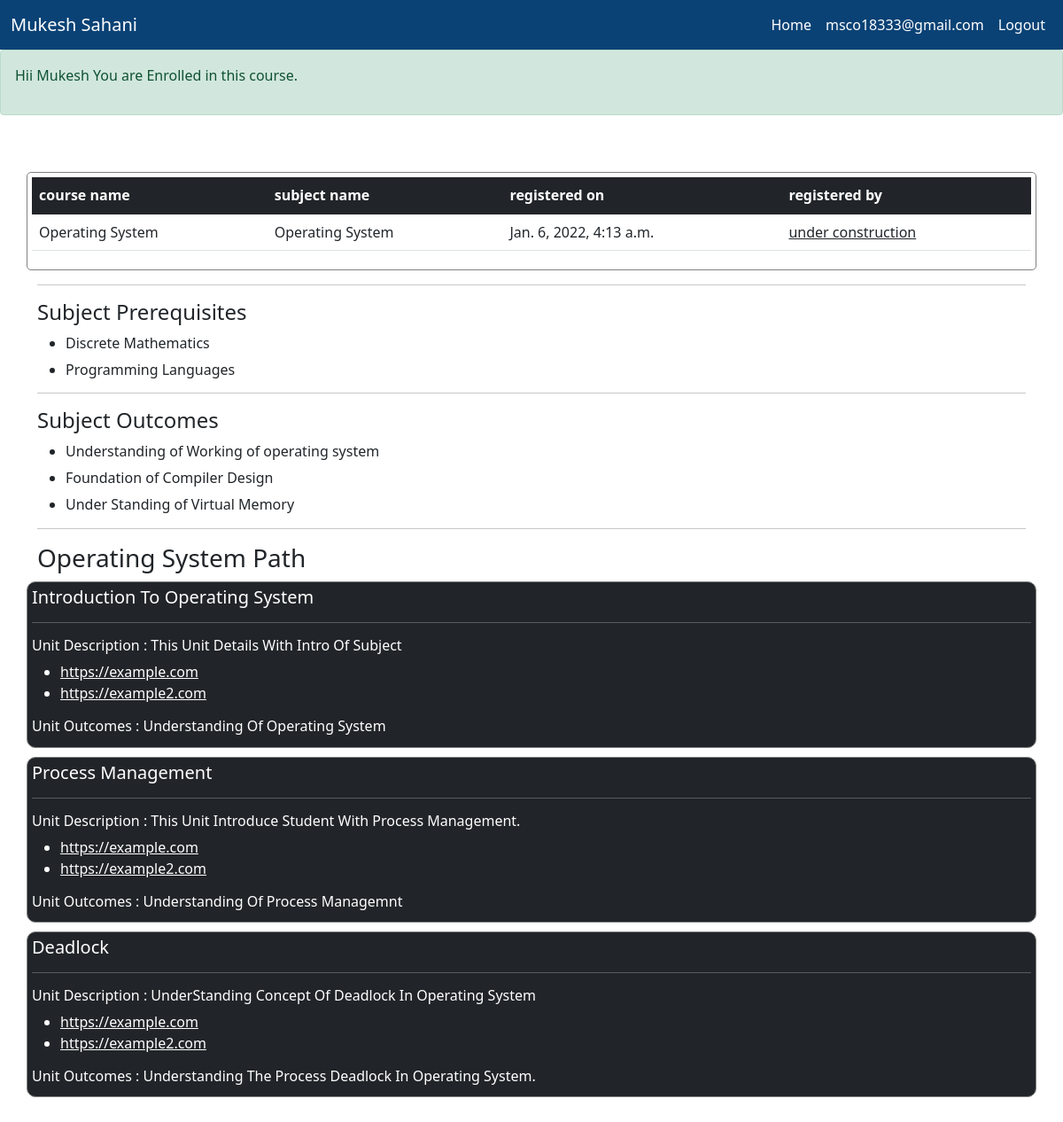
The app's page /course/courseview/1 (signed in) with its own data.
### user/models.py (models this page shows)
class profile(models.Model):
    user = models.OneToOneField(User,on_delete=models.CASCADE, related_name='profile')
    firstname=models.CharField(max_length=30,null=True)
    lastname=models.CharField(max_length=30,null=True)
    organisation = models.CharField(max_length=30,choices=[("Profesor", "Profesor"), ("Student", "Student")])
    semester = models.CharField(max_length=1,choices=[('1','1'),('2','2'),('3','3'),('4','4'),('5','5'),('6','6'),('7','7'),('8',
    '8')],null=True)
    passout_year=models.IntegerField(null=True)
    placement_year=models.IntegerField(null=True)
    branch=models.CharField(max_length=30,choices=[("CSE", "CSE"), ("CIVIL", "CIVIL"),("ECE", "ECE"),("MECH", "MECH")],null=True)

### course_system/models.py (models this page shows)
class CourseData(models.Model):
    course_id = models.AutoField(primary_key=True)
    course_name = models.CharField(max_length=255, blank=True)
    course_json_file = models.FileField(upload_to='documents/')
    uploaded_at = models.DateTimeField(auto_now_add=True)
    def __str__(self):
        return self.course_name

### course_system/views.py (the view)
# urls.py: path('courseview/<int:course_id>', views.view_coures_coures_id, name = "ViewCourseData"),
@login_required
def view_coures_coures_id(request, course_id):
    context = {}
    try:
        if request.user.profile.organisation == 'Student':
            pass
        course = CourseData.objects.get(course_id=course_id)
        course_json_object = get_json_object(course.course_json_file)
        context['course_model'] = course
        context['course_json_object'] = course_json_object
        course_json_data = CourseJSONdataExtractor(course_json_object)
        context['course_data_object'] = course_json_data
        if request.user.profile.organisation == "Student":
            print("****** student **********")
            context['student_view'] = True
            enrolled_course = CourseEnroll.objects.filter(student_id = request.user)
            enrolled_courses_list = []
            for course_d in enrolled_course:
                enrolled_courses_list.append(course_d.course_id)
            if course in enrolled_courses_list:
                context['student_enrolled'] = True
            print(course)
            print(enrolled_courses_list)
        else:
            context['student_view'] = False
            context['student_enrolled'] = False
        return render(request, 'course_system/course_data_view.html', context)
    except:
        return redirect('/coures/viewlist')

### course_system/core.py (called while the page is built)
    def get_subject_name(self) -> str:
        return self.__subject_name

    def get_course_path(self) -> list:
        course_path_keys = list(self.__course_path.keys())
        course_unit_list = []
        for unit in course_path_keys:
            course_unit_list.append(CourseUnitData(self.__course_path.get(unit)))
        return course_unit_list

    def get_course_pre_request(self) -> list:
        return self.__course_pre_request

    def get_course_outcomes(self) -> list:
        return self.__course_outcomes

    def get_unit_name(self) -> str:
        return self.__unit_name

    def get_unit_des(self) -> str:
        return self.__unit_des

    def get_unit_links(self) -> list:
        return self.__unit_link

    def get_unit_outcomes(self) -> list:
        return self.__unit_outcomes

### course_system/utils.py (called while the page is built)
def get_json_object(json_filename):
    try:
        print(MEDIA_ROOT + "/" + str(json_filename))
        course_json_file = open(MEDIA_ROOT + "/" + str(json_filename))
        course_json_object = json.loads(course_json_file.read())
        course_json_file.close()
        return course_json_object
    except Exception as e:
        return None

### course_system/templates/course_system/course_data_view.html (shortened to what this page needs)
{% extends 'course.basic.html' %}
{% block body %}
    {% if student_view %}
        {% if student_enrolled %}
            <div class="alert alert-success">
                <p>
                    Hii {{ request.user.profile.firstname }} You are Enrolled in this course.
                </p>
            </div>
        {% else %}
            <div class="container" >
                <p class="h4"> Enroll : <a href="/course/enroll/{{ course_model.course_id }}"><button class="btn btn-dark" style="margin:5px;">Enroll</button></a> </p>
            </div>
        {% endif %}
    {% endif %}
    <br/>
    <br/>
    <div class="container" style="border: 1px solid gray;padding: 5px;border-radius:5px;">
        <table class="table">
            <thead class="table-dark">
                <th scope="col">
                    course name
                </th>
                <th scope="col">
                    subject name
                </th>
                <th scope="col">
                    registered on
                </th>
                <th scopre="col">
                    registered by
                </th>
        </thead>
        <tbody>
            <tr>
                <td>
                    {{ course_model.course_name }}
                </td>
                <td>
                    {{ course_data_object.get_subject_name }}
                </td>
                <td>
                    {{ course_model.uploaded_at }}
                </td>
                <td>
                    <u>under construction<u>
                </td>
            </tr>
        </tbody>
        </table>
    </div>
    <div class="container">
        <hr/>
    </div>
    <div class="container">
        <p class="h4 text-capitalize">
            subject prerequisites
        </p>
        <ul>
            {% for pre in course_data_object.get_course_pre_request %}
                <li>
                    <p class="h6">{{ pre }}</p>
                </li>
            {% endfor %}
        </ul>
    </div>
    <div class="container">
        <hr/>
    </div>
    <div class="container">
        <p class="h4 text-capitalize">
            subject outcomes
        </p>
        <ul>
            {% for outcomes in course_data_object.get_course_outcomes %}
                <li>
                    <p class="h6">{{ outcomes }}</p>
                </li>
            {% endfor %}
        </ul>
    </div>
    <div class="container">
        <hr/>
    </div>
    <div class="container">
        <p class="h3">
            {{ course_model.course_name }} Path
        </p>
    </div>
    {% for unit in course_data_object.get_course_path %}
        <div class="container bg-dark" style="border: 1px solid gray;padding:5px;margin-top: 10px;border-radius : 10px;color:white;">
            <p class="h5 text-capitalize">
                {{ unit.get_unit_name }}
            </p>
            <hr />
            <p class="h6 text-capitalize">
                unit Description : {{ unit.get_unit_des }}
            </p>
            <ul>
                {% for link in unit.get_unit_links %}
                <li>
                    <a href="{{ link }}" style="color:white;">{{ link }}</a>
                </li>
                {% endfor %}
            </ul>
            <p class="h6 text-capitalize">
                unit outcomes : {{ unit.get_unit_outcomes }}
            </p>
        </div>
    {% endfor %}
    <br />
    <br />
    <br />
{% endblock %}

### course_system/templates/course.basic.html (shortened to what this page needs)
{% load static %}
<!doctype html>
<html lang="en">
  <head>
    <link href="https://cdn.jsdelivr.net/npm/bootstrap@5.1.3/dist/css/bootstrap.min.css" rel="stylesheet">
  </head>
  <body class="bg-ligth">
    <nav class="navbar navbar-expand-lg navbar-dark" style="background-color: #0a4275;">
      <div class="container-fluid">
        <a class="navbar-brand" href="#">{{ request.user.profile.firstname }} {{ request.user.profile.lastname }}</a>
        <div style="justify-content: flex-end;" class="collapse navbar-collapse" id="navbarColor01">
          <ul class="navbar-nav mb-2 mb-lg-0">
            <li class="nav-item">
              <a class="nav-link active" aria-current="page" href="{% url 'home_page' %}">Home</a>
            </li>
            <li class="nav-item">
              <a class="nav-link active" href="#">{{ request.user.username }}</a>
            </li>
            <li class="nav-item">
              <a class="nav-link active" href="{% url 'Logout' %}">Logout</a>
            </li>
          </ul>
        </div>
      </div>
    </nav>
    {% block body %}
    {% endblock %}
  </body>
</html>

### records on screen
CourseData: course_name "Operating System", get_subject_name "Operating System", uploaded_at "Jan. 6, 2022, 4:13 a.m."

### other values on screen
{{ request.user.profile.firstname }} "Mukesh"
{{ request.user.profile.lastname }} "Sahani"
{{ request.user.username }} "msco18333@gmail.com"
{{ pre }} "Discrete Mathematics" "Programming Languages"
{{ outcomes }} "Understanding of Working of operating system" "Foundation of Compiler Design" "Under Standing of Virtual Memory"
{{ unit.get_unit_name }} "Introduction To Operating System" "Process Management" "Deadlock"
{{ unit.get_unit_des }} "This Unit Details With Intro Of Subject" "This Unit Introduce Student With Process Management." "UnderStanding Concept Of Deadlock In Operating System"
{{ link }} "https://example.com" "https://example2.com" "https://example.com" "https://example2.com" "https://example.com" "https://example2.com"
{{ unit.get_unit_outcomes }} "Understanding Of Operating System" "Understanding Of Process Managemnt" "Understanding The Process Deadlock In Operating System."
